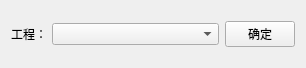
<?xml version="1.0" encoding="UTF-8"?>
<ui version="4.0">
 <class>ProjectListDlg</class>
 <widget class="QWidget" name="ProjectListDlg">
  <property name="geometry">
   <rect>
    <x>0</x>
    <y>0</y>
    <width>306</width>
    <height>68</height>
   </rect>
  </property>
  <property name="minimumSize">
   <size>
    <width>306</width>
    <height>68</height>
   </size>
  </property>
  <property name="maximumSize">
   <size>
    <width>306</width>
    <height>68</height>
   </size>
  </property>
  <property name="windowTitle">
   <string>工程</string>
  </property>
  <layout class="QGridLayout" name="gridLayout">
   <item row="0" column="0">
    <layout class="QHBoxLayout" name="horizontalLayout">
     <item>
      <widget class="QLabel" name="label">
       <property name="maximumSize">
        <size>
         <width>35</width>
         <height>16777215</height>
        </size>
       </property>
       <property name="text">
        <string>工程：</string>
       </property>
      </widget>
     </item>
     <item>
      <widget class="QComboBox" name="comboBox"/>
     </item>
     <item>
      <widget class="QPushButton" name="pushButton">
       <property name="maximumSize">
        <size>
         <width>70</width>
         <height>16777215</height>
        </size>
       </property>
       <property name="text">
        <string>确定</string>
       </property>
      </widget>
     </item>
    </layout>
   </item>
  </layout>
 </widget>
 <resources/>
 <connections/>
</ui>
